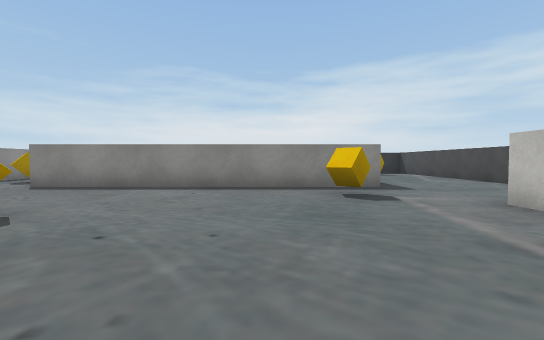
view 1 (above)

19 first-person views from a walk through a Unity game level. The camera is 0.62 m above the floor, tilts 2° down and sees 90° across. The floor is counted in squares, 1 m on a side. Each view is taken from the middle of a square. On the plan, view 1 faces up. The plan holds only what a view shows up to about 9 squares ahead; the rest is blank. The player is left out. Some surface patterns are stand-ins.

view 2
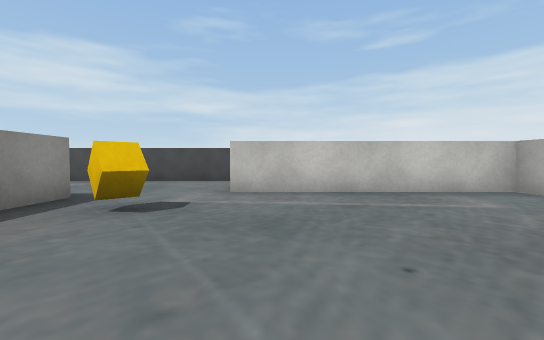

view 3
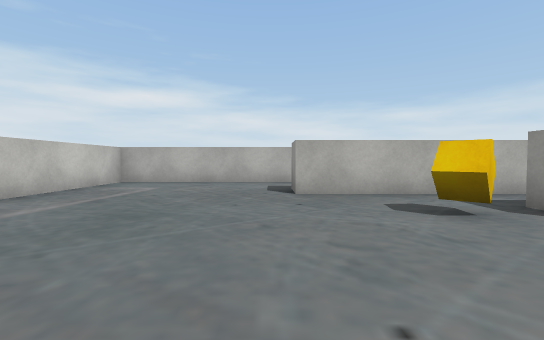

view 4
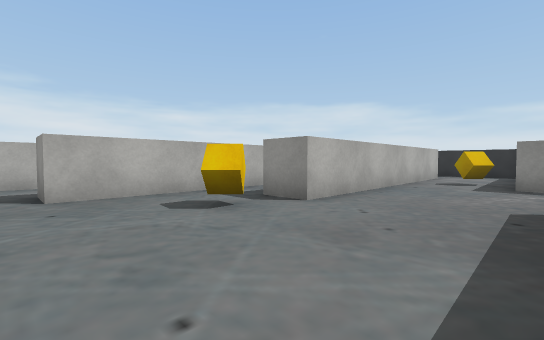

view 5
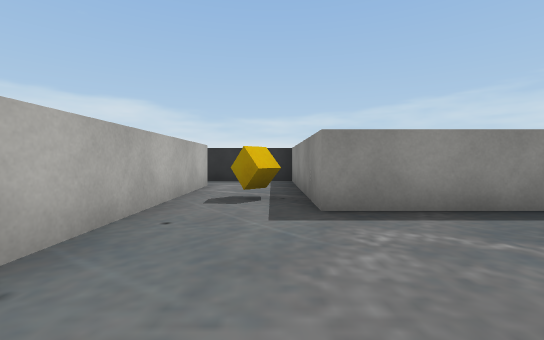

view 6
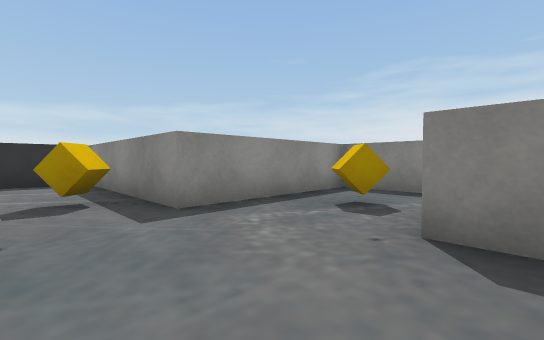

view 7
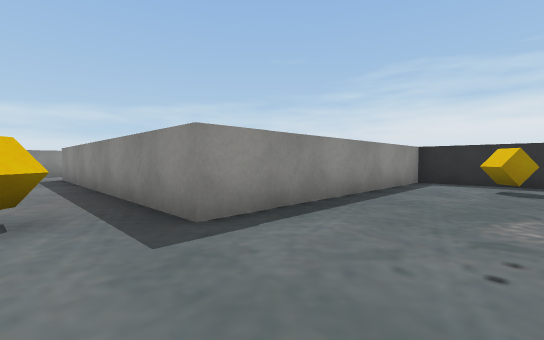

view 8
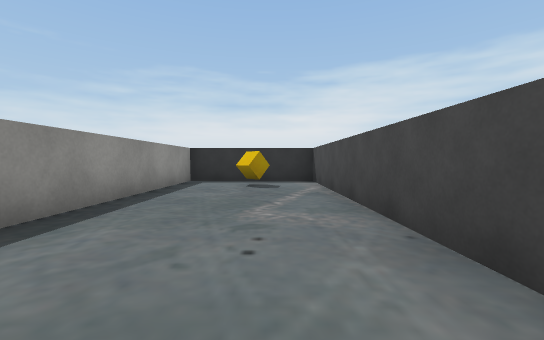

view 9
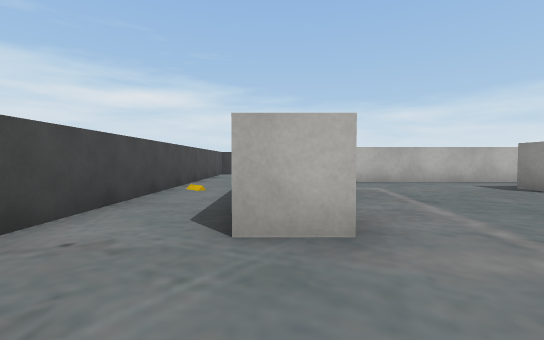

view 10
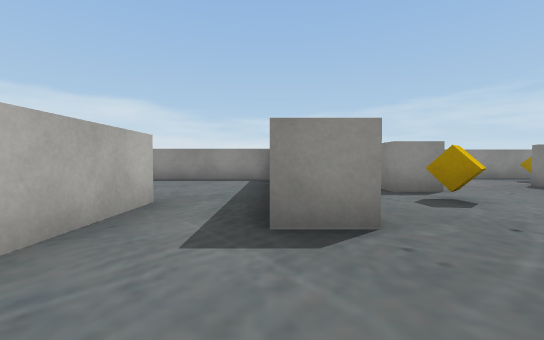

view 11
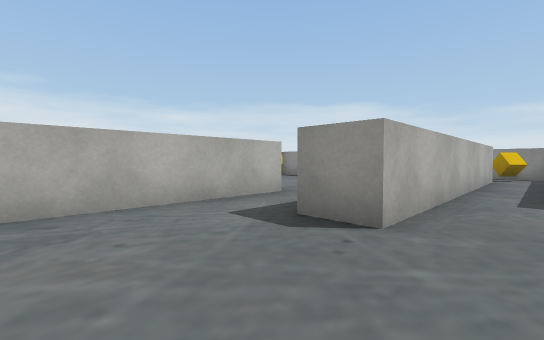

view 12
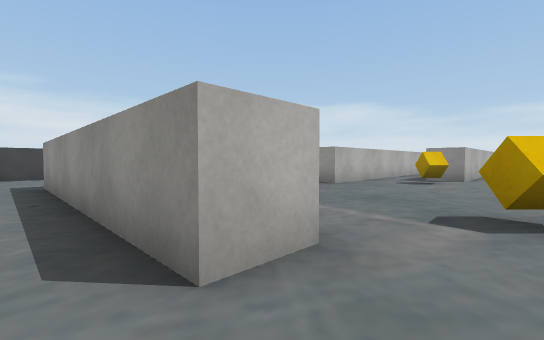

view 13
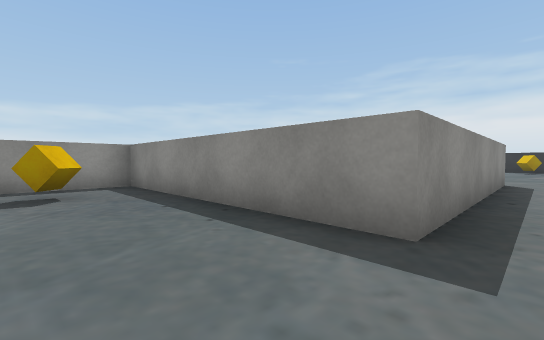

view 14
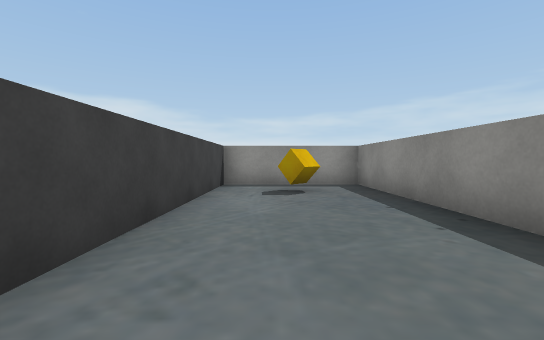

view 15
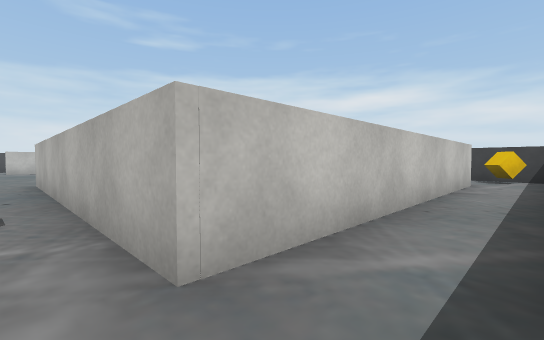

view 16
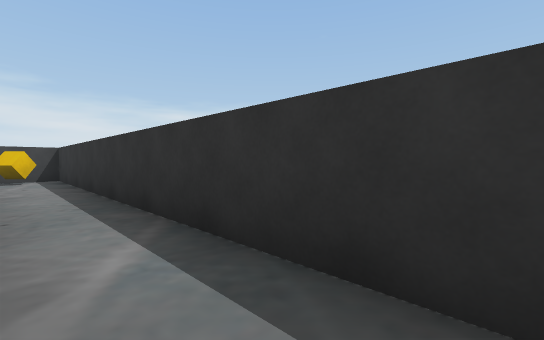

view 17
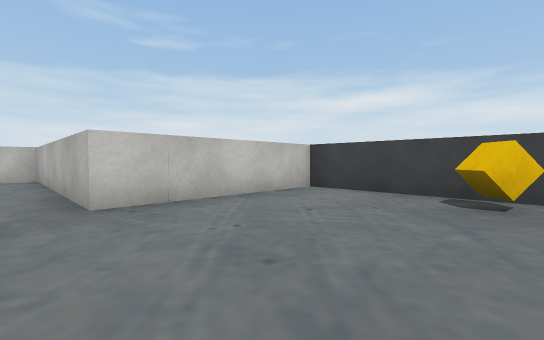

view 18
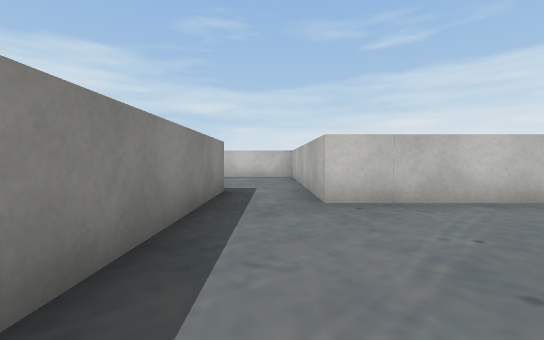

view 19
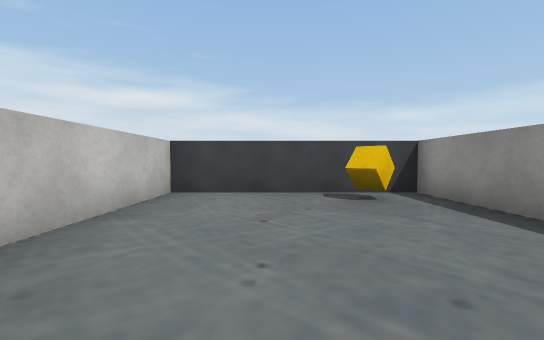

### Floor plan
Points are (right, up) in squares from view 1. A wall is a line through its corners. A room is listed if a view was taken in it or the views show most of it. See-through windows are left out.
Room 1 (views 1, 2, 3, 4, 5, 6, 7, 8, 9, 10, 11, 12, 15, 16)
walls: (-3, -1.8) (3.3, -1.8) (3.3, 3.8) (4.3, 3.8) (4.3, -2.8); (-6.6, 9.7) (-8.3, 9.7) (-8.3, 5.6) (-13.3, 5.6) (-13.3, -6.2) (-11.4, -6.2); (-8.9, 1) (-1.4, 1) (-1.4, 0) (-3.4, 0); (6.3, -3) (6.3, 13.3) (2.5, 13.3) (2.5, 6.4) (-5.8, 6.4); (-11.8, -4.1) (-11.8, 3.4) (-4.4, 3.4) (-4.4, 2.4) (-5, 2.4)
ways out: opening at (5, -4) to room 2; opening at (-2.5, -1) to room 3; opening at (-11.5, -5); opening at (-9, 2); opening at (-6.5, 8.5)
objects: cube (-12, -5); cube (-10, 5); cube (-7, 8); cube (-3, 3); cube (1, 5); cube (5, 12)
Room 2 (views 13, 14)
walls: (4.3, -2.8) (-2, -2.8) (-2, -6.2) (5, -6.2)
ways out: opening at (5, -4) to room 1
objects: cube (0, -4)
Room 3 (views 17, 18, 19)
walls: (-7.8, 0) (-7.8, -6.2) (-3, -6.2) (-3, -1.8); (-3.4, 0) (-6.1, 0)
ways out: opening at (-2.5, -1) to room 1
objects: cube (-7, -5)

Positions as (right, up) in squares from view 1, and headings:
1: (0, 0), facing up
2: (-2, 3), facing right
3: (-1, 6), facing down
4: (-1, 6), facing down-left
5: (-5, 5), facing left
6: (-5, 4), facing up-left
7: (5, 5), facing up-left
8: (5, 5), facing up
9: (4, 6), facing down
10: (1, 0), facing left
11: (1, 2), facing down-left
12: (5, 5), facing down-left
13: (5, -5), facing up-left
14: (5, -5), facing left
15: (-13, 4), facing down-right
16: (-12, 4), facing down-left
17: (-7, -1), facing down-right
18: (-7, -1), facing right
19: (-5, -1), facing down
